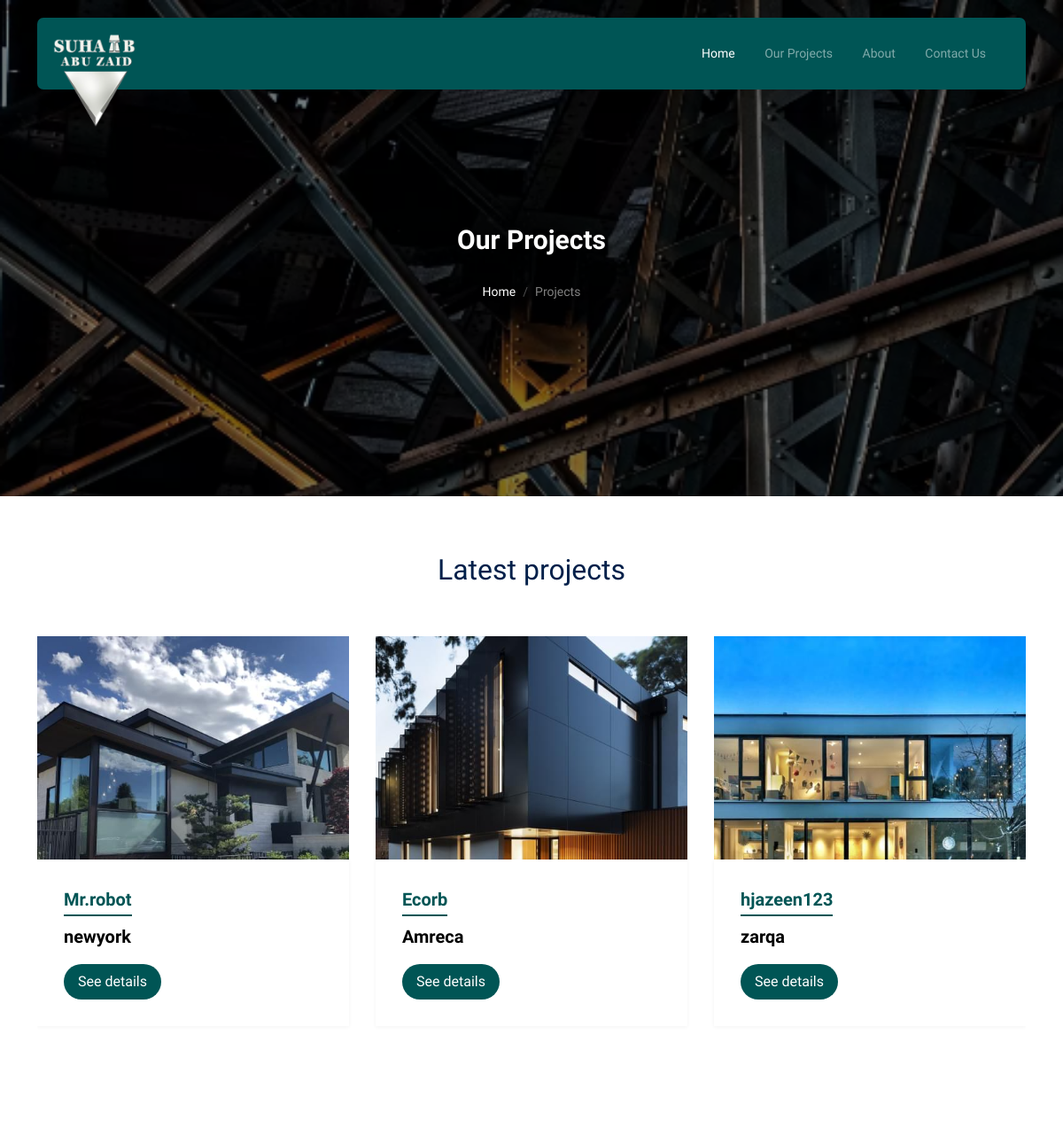
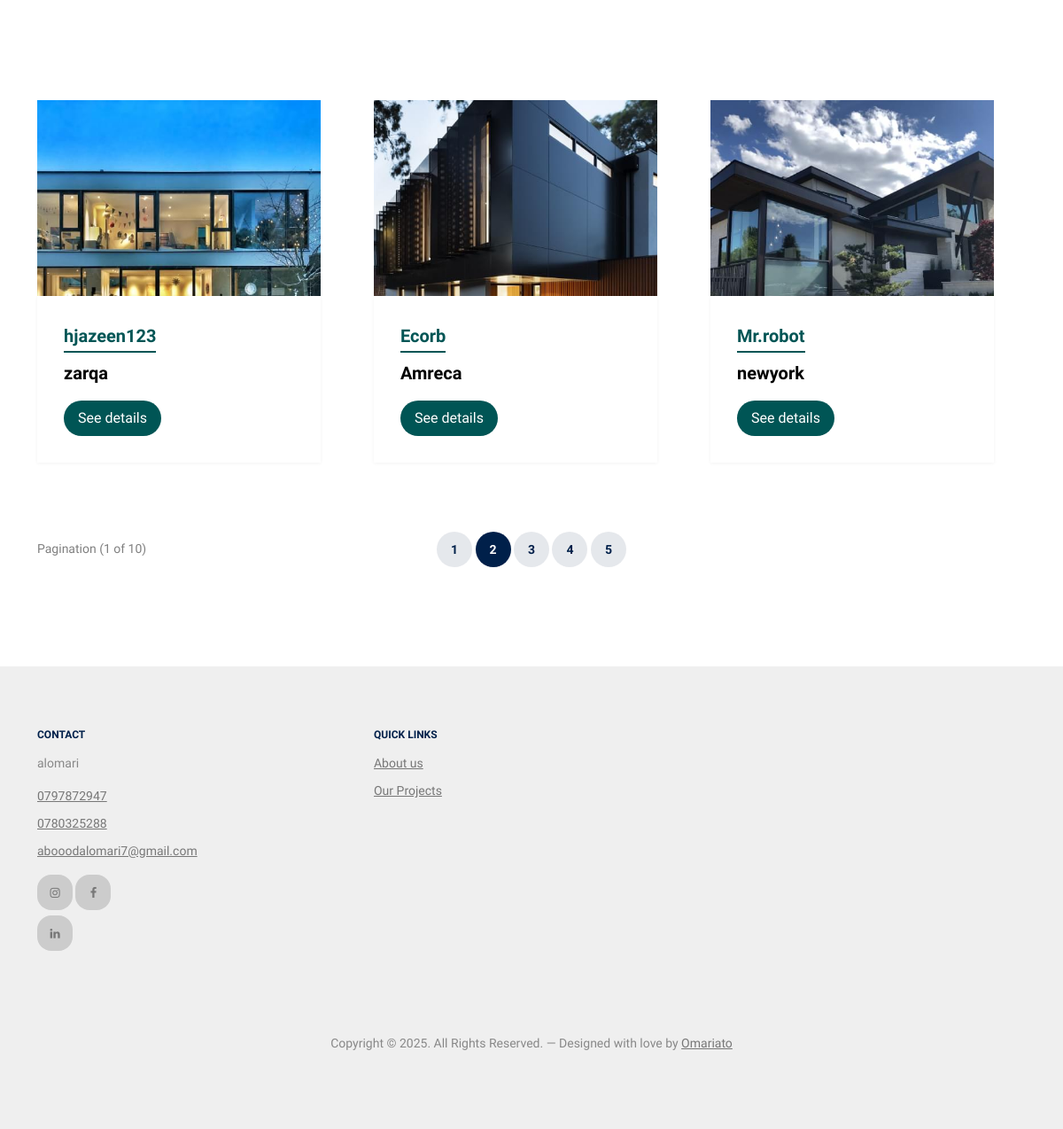
The page /projects/ on the database as committed earlier (2 pictures, top to bottom).
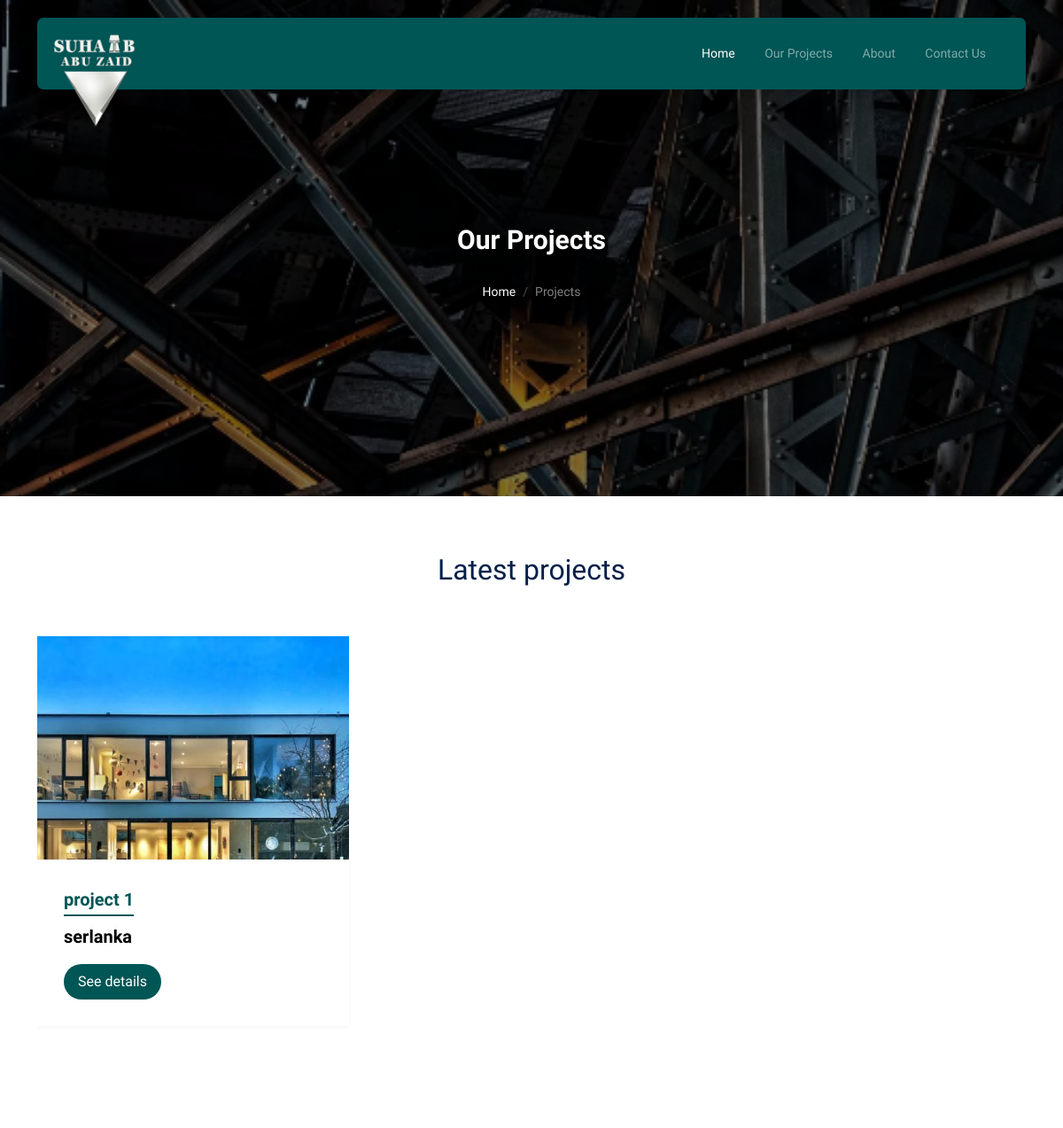
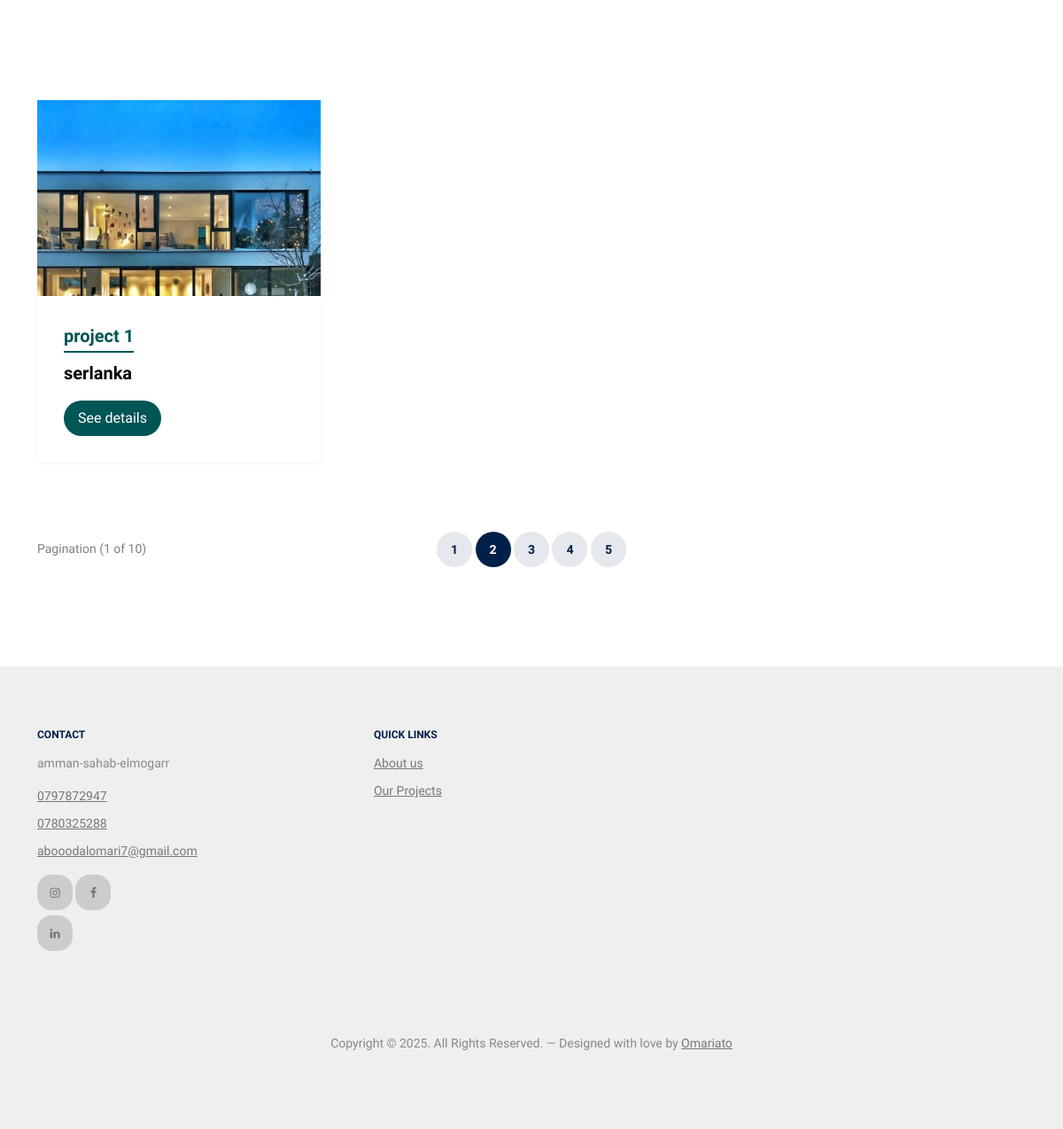
The same page on the database as committed later (2 pictures, top to bottom).
### projects/models.py (models this page shows)
class Project(models.Model):
    name = models.CharField(max_length=100)
    location=models.CharField(max_length=100)
    duration=models.CharField(max_length=20)
    description = models.TextField()

class ProjectImages(models.Model):
    project = models.ForeignKey(Project, on_delete=models.CASCADE,related_name="images")
    images = models.ImageField(upload_to='project_images/')

### admin_panl/models.py (models this page shows, shortened)
class ContactInfo(models.Model):
     phone1=models.CharField(max_length=15)
     phone2=models.CharField(max_length=15, blank=True, null=True)
     email=models.EmailField()
     address=models.TextField()
     @staticmethod
     def get_solo_instance():
        instance, created =ContactInfo.objects.get_or_create(id=1)
        return instance

### projects/views.py (the view)
# urls.py: path('',projects.as_view(), name='projects'),
class projects(View):
    template_name='projects.html'
    def get(self, request):
        contact = ContactInfo.get_solo_instance()
        projects = Project.objects.all()
        latest_projects = Project.objects.all().order_by('-id')[:6]
        context = {
            'contact': contact,
            'projects':projects,
            'latest_projects':latest_projects,
        }
        return render(request,self.template_name,context)

### projects/templates/projects.html (shortened to what this page needs)
{% extends "base.html" %}
{% load static %}
{% block head %}
<link rel="stylesheet" href="{% static 'css/projects.css' %}">
{% endblock %}
{% block content%}
<div class="hero page-inner overlay" id="welcome-picture">
	<div class="container">
		<div class="row justify-content-center align-items-center">
			<div class="col-lg-9 text-center mt-5">
				<h1 class="heading" data-aos="fade-up">Our Projects</h1>
				<nav aria-label="breadcrumb" data-aos="fade-up" data-aos-delay="200">
					<ol class="breadcrumb text-center justify-content-center">
						<li class="breadcrumb-item "><a href="{% url 'index' %}">Home</a></li>
						<li class="breadcrumb-item active text-white-50" aria-current="page">Projects</li>
					</ol>
				</nav>
			</div>
		</div>
	</div>
</div>
<div class="section">
	<div class="container">
		<div class="row mb-5 align-items-center">
			<div class="col-lg-6 text-center mx-auto">
				<h2 class="font-weight-bold text-primary heading">Latest projects</h2>
			</div>
		</div>
		<div class="row">
			<div class="col-12">
				<div class="property-slider-wrap">
					<div class="property-slider">
						{% for project in latest_projects %}
						<div class="property-item">
							<a href="#" class="img">
								<img id="projectImage" src="{{ project.images.first.images.url }}" alt="Image" class="img-fluid">
							</a>
							<div class="property-content">
								<div class="price mb-2"><span>{{ project.name }}</span></div>
								<div>
									<span class="city d-block mb-3">{{ project.location }}</span>
									<button onclick="clickedModalShow('{{ project.id }}')"
										class="btn btn-primary py-2 px-3">See
										details</button>
								</div>
							</div>
						</div>
						{% endfor%}
					</div>
				</div>
			</div>
		</div>
	</div>
</div>
<div class="section section-properties">
	<div class="container">
		<div class="row">
			{% for project in projects %}
			<div class="col-xs-12 col-sm-6 col-md-6 col-lg-4">
				<div id="propItem" class="property-item mb-30">
					<a href="#" class="img">
						<img id="projectImage" src="{{ project.images.first.images.url }}" alt="Image" class="img-fluid">
					</a>
					<div class="property-content">
						<div class="price mb-2"><span>{{ project.name }}</span></div>
						<div>
							<span class="city d-block mb-3">{{ project.location }}</span>
							<button onclick="clickedModalShow('{{ project.id }}')" class="btn btn-primary py-2 px-3">See
								details</button>
						</div>
					</div>
				</div>
			</div>
			{% endfor %}
		</div>
		<div class="row align-items-center py-5">
			<div class="col-lg-3">
				Pagination (1 of 10)
			</div>
			<div class="col-lg-6 text-center">
				<div class="custom-pagination">
					<a href="#">1</a>
					<a href="#" class="active">2</a>
					<a href="#">3</a>
					<a href="#">4</a>
					<a href="#">5</a>
				</div>
			</div>
		</div>
	</div>
</div>
{% endblock %}

### home/templates/base.html (shortened to what this page needs)
{% load static %}
<!doctype html>
<html lang="en">
<head>
    <link rel="stylesheet" href="{% static 'fonts/icomoon/style.css' %}">
    <link rel="stylesheet" href="{% static 'fonts/flaticon/font/flaticon.css' %}">
    <link rel="stylesheet" href="{% static 'css/tiny-slider.css' %}">
    <link rel="stylesheet" href="{% static 'css/aos.css' %}">
    <link rel="stylesheet" href="{% static 'css/style.css' %}">
    {% block head %}{% endblock %}
</head>
<body>
    <nav class="site-nav">
        <div class="container">
            <div class="menu-bg-wrap">
                <div class="site-navigation">
                    <img src="{% static 'images/logo.png' %}" width="110rem" class="logo m-0 position-absolute "
                        style=" top: 15px; left:10px;">
                    <ul class="js-clone-nav d-none d-lg-inline-block text-start site-menu float-end">
                        <li class="active"><a href="{% url 'index' %}">Home</a></li>
                        <li><a href="{% url 'projects' %}">Our Projects</a></li>
                        <li><a href="{% url 'aboutus' %}">About</a></li>
                        <li><a href="#footer">Contact Us</a></li>
                    </ul>
                </div>
            </div>
        </div>
    </nav>
    {% block content %}
    {% endblock %}
    <div class="site-footer" id="footer">
        <div class="container">
            <div class="row">
                <div class="col-lg-4">
                    <div class="widget">
                        <h3>Contact</h3>
                        <address id="footer-address">{{ contact.address }}</address>
                        <ul class="list-unstyled links">
                            <li><a href="tel://{{ contact.phone1 }}" id="footer-phone1">{{ contact.phone1 }}</a></li>
                            <li><a href="tel://{{ contact.phone2 }}" id="footer-phone2">{{ contact.phone2 }}</a></li>
                            <li><a href="mailto:{{ contact.email }}" id="footer-email">{{ contact.email }}</a></li>
                        </ul>
                        <div class="col-lg-4">
                            <div class="widget">
                                <ul class="list-unstyled social">
                                    <li><a href="#"><span class="icon-instagram"></span></a></li>
                                    <li><a href="#"><span class="icon-facebook"></span></a></li>
                                    <li><a href="#"><span class="icon-linkedin"></span></a></li>
                                </ul>
                            </div>
                        </div>
                    </div>
                </div>
                <div class="col-lg-4">
                    <div class="widget">
                        <h3>Quick Links</h3>
                        <ul class="list-unstyled float-start links">
                            <li><a href="{% url 'aboutus' %}">About us</a></li>
                            <li><a href="{% url 'projects' %}">Our Projects</a></li>
                        </ul>
                    </div>
                </div>
            </div>
            <div class="row mt-5">
                <div class="col-12 text-center">
                    <p>Copyright &copy;
                        <script>document.write(new Date().getFullYear());</script>. All Rights Reserved. &mdash;
                        Designed with love by <a href="#">Omariato</a>
                    </p>
                </div>
            </div>
        </div>
    </div>
</body>
</html>

### static/css/tiny-slider.css (style rules this page uses)
.tns-slider { -webkit-transition:all 0s;-moz-transition:all 0s;transition:all 0s }
.tns-slider>.tns-item { -webkit-box-sizing:border-box;-moz-box-sizing:border-box;box-sizing:border-box }
.tns-horizontal.tns-subpixel { white-space:nowrap }
.tns-horizontal.tns-subpixel>.tns-item { display:inline-block;vertical-align:top;white-space:normal }

### projects/static/css/projects.css (style rules this page uses)
#projectImage { width: 100%; height: 100%; aspect-ratio: 1 / 1; object-fit: cover; }
#propItem { width: 90%; }

Rows that differ between the two databases and show on the page:
removed Project: images.first.images (picture), name "Mr.robot", location "newyork"
removed Project: images.first.images (picture), name "Ecorb", location "Amreca"
removed Project: images.first.images (picture), name "hjazeen123", location "zarqa"
added Project: images.first.images (picture), name "project 1", location "serlanka"
changed ContactInfo "abooodalomari7@gmail.com": address "alomari" → "amman-sahab-elmogarr"
